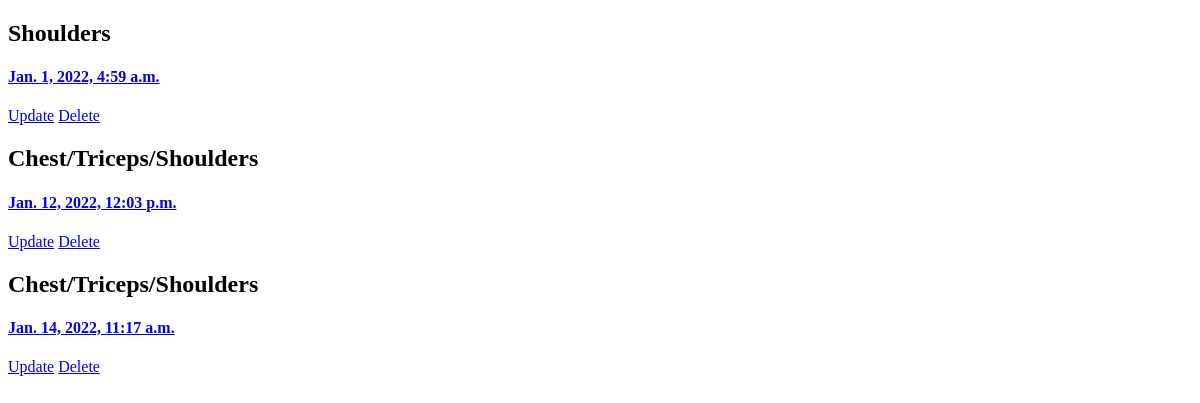
The page /workouts/ on the database as committed earlier.
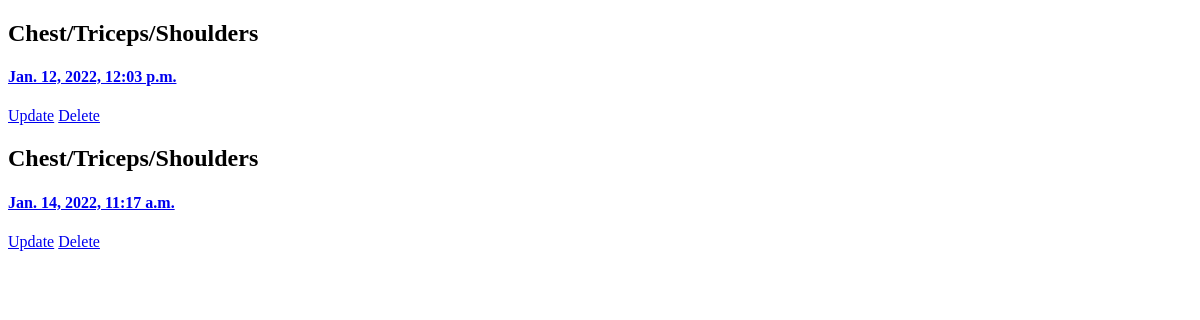
The same page on the database as committed later.
### workouts/models.py (models this page shows, shortened)
class Workout(models.Model):
    id = models.UUIDField(default=uuid.uuid4, unique=True, primary_key=True, editable=False)
    timestamp = models.DateTimeField(auto_now_add=True)
    category = models.CharField(max_length=200, null=False, blank=False, default="Assorted Exercise")
    owner = models.ForeignKey(Profile, on_delete=models.SET_NULL, null=True)

### workouts/views.py (the view)
# urls.py: path('workouts/', include('workouts.urls')),
def workouts(request):
    workouts = Workout.objects.all()
    context = {'workouts': workouts}
    return render(request, 'workouts/workouts.html', context)

### workouts/templates/workouts/workouts.html (shortened to what this page needs)
{% extends 'main.html' %}
{% block content %}
{% for workout in workouts %}
<div>
    <h2>{{workout.category}}</h2>
    <h4><a href="{% url 'workout' workout.id %}">{{workout.timestamp}}</a></h4>
    <span><a href="{% url 'update-workout' workout.id %}">Update</a></span>
    <span><a href="{% url 'delete-workout' workout.id %}">Delete</a></span>
</div>
{% endfor %}
{% endblock content %}

Rows that differ between the two databases and show on the page:
removed Workout: category "Shoulders", timestamp "Jan. 1, 2022, 4:59 a.m."
